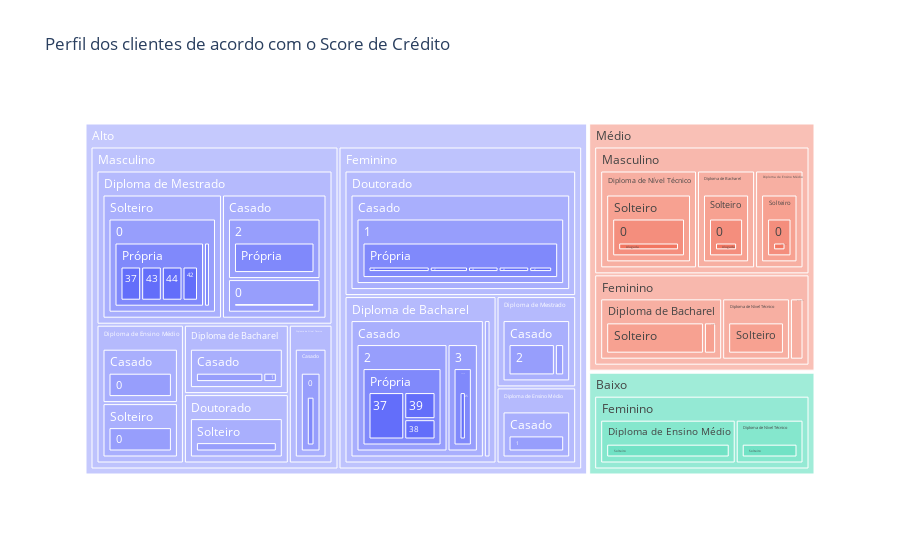

Here is the notebook cell this chart was saved with:
### Markdown cell above
##### 3 - Qual o perfil dos clientes e seus respectivos score?

### Code cell
fig = px.treemap(
    data_frame=df,
    path=['Score_Credito', 'Genero', 'Educacao', 'Estado_Civil', 'Numero_Filhos', 'Tipo_Residencia', 'Idade'],  # Hierarquia
    title='Perfil dos clientes de acordo com o Score de Crédito'
)
fig.show()

### Figure 1 — Plotly figure (JSON) as saved in the notebook; plotly's stock layout.template omitted (floating-point values rounded to 4 significant figures; data arrays with more than 128 entries replaced by an {"elided": "..."} marker saying what was removed)
{"data": [{"branchvalues": "total", "domain": {"x": [0, 1], "y": [0, 1]}, "hovertemplate": "labels=%{label}<br>count=%{value}<br>parent=%{parent}<br>id=%{id}<extra></extra>", "ids": {"elided": "149 str values"}, "labels": {"elided": "149 str values"}, "name": "", "parents": {"elided": "149 str values"}, "type": "treemap", "values": {"elided": "149 int values"}}], "layout": {"legend": {"tracegroupgap": 0}, "title": {"text": "Perfil dos clientes de acordo com o Score de Crédito"}}}
